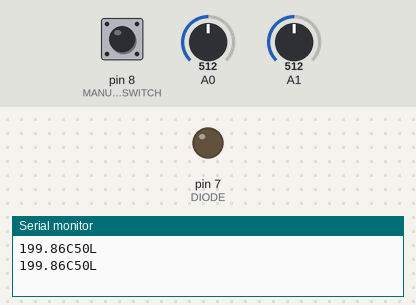
A sketch run on a simulated Arduino Uno, built with avr-gcc and run on an emulated ATmega328P. Parts: output pins drawn as LEDs (lit = HIGH), the last lines printed to the serial monitor. The test bench sets the inputs (shaded band); at power-on: pin 8 (MANUAL_SWITCH) LOW, A0 = 512, A1 = 512.

Above: at 1.2 s.
1.3 s: pin 8 (MANUAL_SWITCH) pulled HIGH for 0.15 s
At 1.37 s:
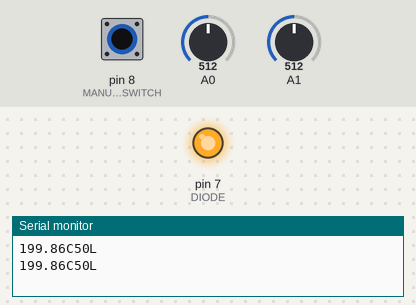
2.9 s: pin 8 (MANUAL_SWITCH) pulled HIGH for 3.2 s
At 6.9 s:
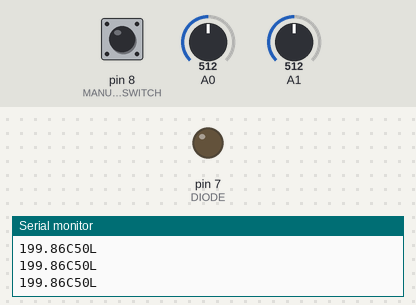
Timing chart, 0 to 8.4 s (numbered marks = the images above; inputs shaded):
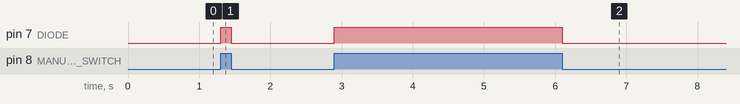

Measured:
- after the input at 1.3 s, pin 7 (DIODE): LOW → HIGH at once, → LOW 0.15 s later
- after the input at 2.9 s, pin 7 (DIODE): LOW → HIGH at once, → LOW 3.2 s later

The sketch:

iot_2_kolokvijum1.ino
```cpp
#define DIODE 7
#define MANUAL_SWITCH 8
bool manualState = true;
int measurePeriod = 500;
unsigned long prevMillis;
int toLumens(float raw){
  float Vout = raw * (5 / float(1023));// Conversion analog to voltage.
  float RLDR = (10000 * (5 - Vout))/Vout; // Conversion voltage to resistance.
  int phys=500/(RLDR/1000); // Conversion resitance to lumen.
  return phys;
}
void setup(){
  Serial.begin(9600);
  pinMode(DIODE, OUTPUT);
  pinMode(MANUAL_SWITCH, INPUT);
  pinMode(A0, INPUT);
  pinMode(A1, INPUT);
}
void loop(){
	if(Serial.available() > 0){
  		manualState = (Serial.readString().startsWith("1")) ? true : false;
      	digitalWrite(DIODE, LOW);
    }
  	if(manualState){
      	int switchState = digitalRead(MANUAL_SWITCH);
  		digitalWrite(DIODE, switchState);
    }

  	// Measure on every 0.5 seconds.
  	if(millis() - prevMillis >= measurePeriod){
    	float temp = ((analogRead(A0) * 0.00488) - 0.5) * 100;
      	int lighting = toLumens(analogRead(A1));
      	String tempLighting = ((String) temp) + "C" + ((String)lighting) + "L";
      	Serial.println(tempLighting); // Temp in C and lighting in lumens.
    	prevMillis = millis();
    }
}
```
